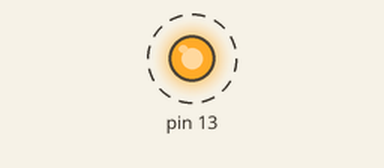
Simulated run of this sketch. Board: Arduino Uno, built with avr-gcc and run on an emulated ATmega328P. On the bench: output pins drawn as LEDs (lit = HIGH). Dashed ring = blinking.

Above: at 0.5 s.
Timing chart, 0 to 4.6 s (numbered marks = the images above):
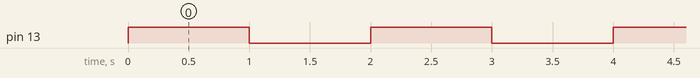

The sketch:

class1_blink_basic.ino
```cpp
void setup()
{
  pinMode(13,OUTPUT);
}
// loop
void loop()
{// loop
   digitalWrite(13,HIGH); // 5V
   delay(1000);
   digitalWrite(13,LOW); // 0V
   delay(1000);
}


/*
in normal c programming you have
int main()
{

}
//arduino did this to make things
//'easier' on programmers
int main()
{
	setup();
	while(1) //loop based on a condition
	{
		loop();
	}
}
*/

void another_function(void)
{

}
```

Measured:
- by itself, pin 13: alternates HIGH for 1.0 s and LOW for 1.0 s
